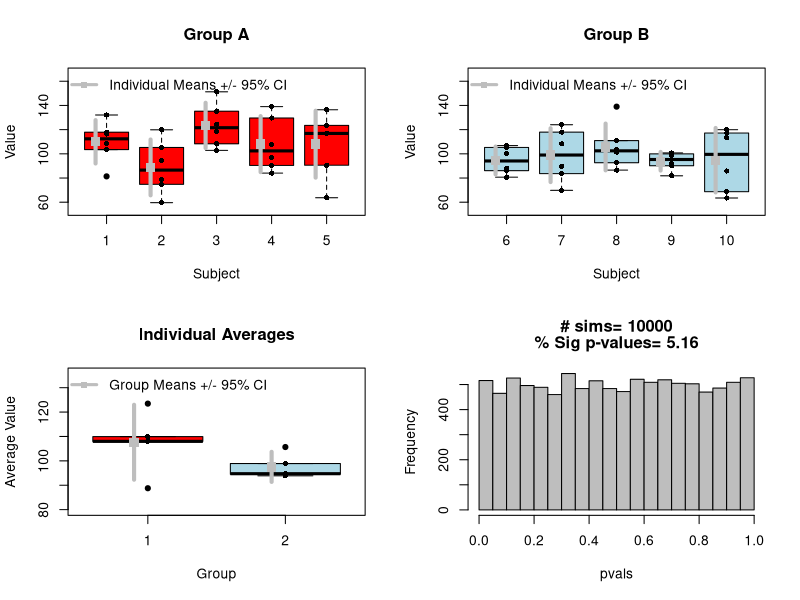

Recreate this plot in R.
n.simulations<-10000
pvals=matrix(nrow=n.simulations,ncol=1)
for(k in 1:n.simulations){
  subject=NULL
  for(i in 1:10){
    subject<-rbind(subject,as.matrix(rep(i,6)))
  }
  #set.seed(42)
  
  #Sample Subject Means
  subject.means<-rnorm(10,100,2)
  
  #Sample Individual Measurements
  values=NULL
  for(sm in subject.means){
    values<-rbind(values,as.matrix(rnorm(6,sm,20)))
  }
  
  out<-cbind(subject,values)
  
  #Split into GroupA and GroupB
  GroupA<-out[1:30,]
  GroupB<-out[31:60,]
  
  #Add effect size to GroupA
  GroupA[,2]<-GroupA[,2]+0
  
  colnames(GroupA)<-c("Subject", "Value")
  colnames(GroupB)<-c("Subject", "Value")
  
  #Calculate Individual Means and SDS
  GroupA.summary=matrix(nrow=length(unique(GroupA[,1])), ncol=2)
  for(i in 1:length(unique(GroupA[,1]))){
    GroupA.summary[i,1]<-mean(GroupA[which(GroupA[,1]==unique(GroupA[,1])[i]),2])
    GroupA.summary[i,2]<-sd(GroupA[which(GroupA[,1]==unique(GroupA[,1])[i]),2])
  }
  colnames(GroupA.summary)<-c("Mean","SD")
  
  
  GroupB.summary=matrix(nrow=length(unique(GroupB[,1])), ncol=2)
  for(i in 1:length(unique(GroupB[,1]))){
    GroupB.summary[i,1]<-mean(GroupB[which(GroupB[,1]==unique(GroupB[,1])[i]),2])
    GroupB.summary[i,2]<-sd(GroupB[which(GroupB[,1]==unique(GroupB[,1])[i]),2])
  }
  colnames(GroupB.summary)<-c("Mean","SD")
  
  Summary<-rbind(cbind(1,GroupA.summary),cbind(2,GroupB.summary))
  colnames(Summary)[1]<-"Group"
  
  pvals[k]<-t.test(GroupA.summary[,1],GroupB.summary[,1], var.equal=T)$p.value
}

#Plots
par(mfrow=c(2,2))
boxplot(GroupA[,2]~GroupA[,1], col="Red", main="Group A", 
        ylim=c(.9*min(out[,2]),1.1*max(out[,2])),
        xlab="Subject", ylab="Value")
stripchart(GroupA[,2]~GroupA[,1], vert=T, pch=16, add=T)
#abline(h=mean(GroupA[,2]), lty=2, lwd=3)

for(i in 1:length(unique(GroupA[,1]))){
  m<-mean(GroupA[which(GroupA[,1]==unique(GroupA[,1])[i]),2])
  ci<-t.test(GroupA[which(GroupA[,1]==unique(GroupA[,1])[i]),2])$conf.int[1:2]
  
  points(i-.2,m, pch=15,cex=1.5, col="Grey")
  segments(i-.2,
           ci[1],i-.2,
           ci[2], lwd=4, col="Grey"
  )
}
legend("topleft", legend=c("Individual Means +/- 95% CI"), bty="n", pch=15, lwd=3, col="Grey")


boxplot(GroupB[,2]~GroupB[,1], col="Light Blue", main="Group B", 
        ylim=c(.9*min(out[,2]),1.1*max(out[,2])),
        xlab="Subject", ylab="Value")
stripchart(GroupB[,2]~GroupB[,1], vert=T, pch=16, add=T)
#abline(h=mean(GroupB[,2]), lty=2, lwd=3)

for(i in 1:length(unique(GroupB[,1]))){
  m<-mean(GroupB[which(GroupB[,1]==unique(GroupB[,1])[i]),2])
  ci<-t.test(GroupB[which(GroupB[,1]==unique(GroupB[,1])[i]),2])$conf.int[1:2]
  
  points(i-.2,m, pch=15,cex=1.5, col="Grey")
  segments(i-.2,
           ci[1],i-.2,
           ci[2], lwd=4, col="Grey"
  )
}
legend("topleft", legend=c("Individual Means +/- 95% CI"), bty="n", pch=15, lwd=3, col="Grey")


boxplot(Summary[,2]~Summary[,1], col=c("Red","Light Blue"), xlab="Group", ylab="Average Value",
        ylim=c(.9*min(Summary[,2]),1.1*max(Summary[,2])),
        main="Individual Averages")
stripchart(Summary[,2]~Summary[,1], vert=T, pch=16, add=T)

points(.9, mean(GroupA.summary[,1]), pch=15,cex=1.5, col="Grey")
segments(.9,
         t.test(GroupA.summary[,1])$conf.int[1],.9,
         t.test(GroupA.summary[,1])$conf.int[2], lwd=4, col="Grey"
)

points(1.9, mean(GroupB.summary[,1]), pch=15,cex=1.5, col="Grey")
segments(1.9,
         t.test(GroupB.summary[,1])$conf.int[1],1.9,
         t.test(GroupB.summary[,1])$conf.int[2], lwd=4, col="Grey"
)
legend("topleft", legend=c("Group Means +/- 95% CI"), bty="n", pch=15, lwd=3, col="Grey")


hist(pvals, breaks=seq(0,1,by=.05), col="Grey",
     main=c(paste("# sims=", n.simulations),
            paste("% Sig p-values=",100*length(which(pvals<0.05))/length(pvals)))
)


